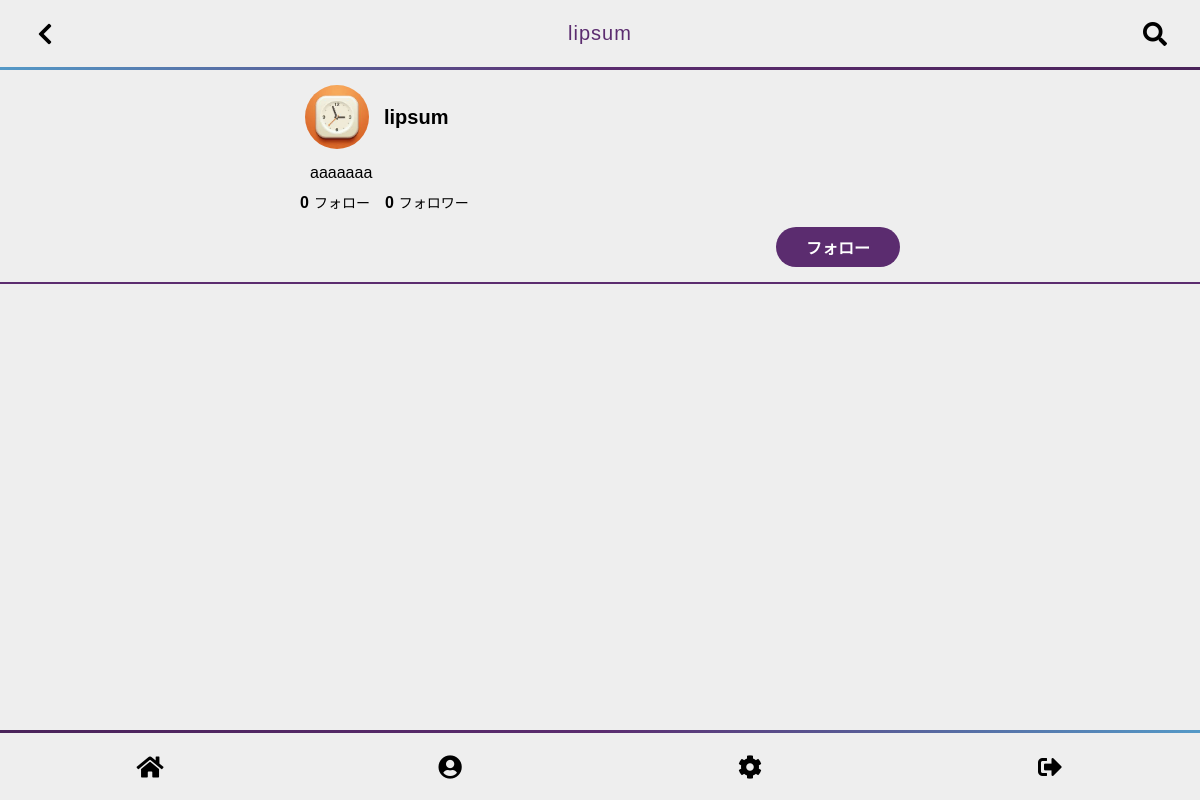
/profile/index.php?id=13 (signed in), run on an earlier commit of the app's database.
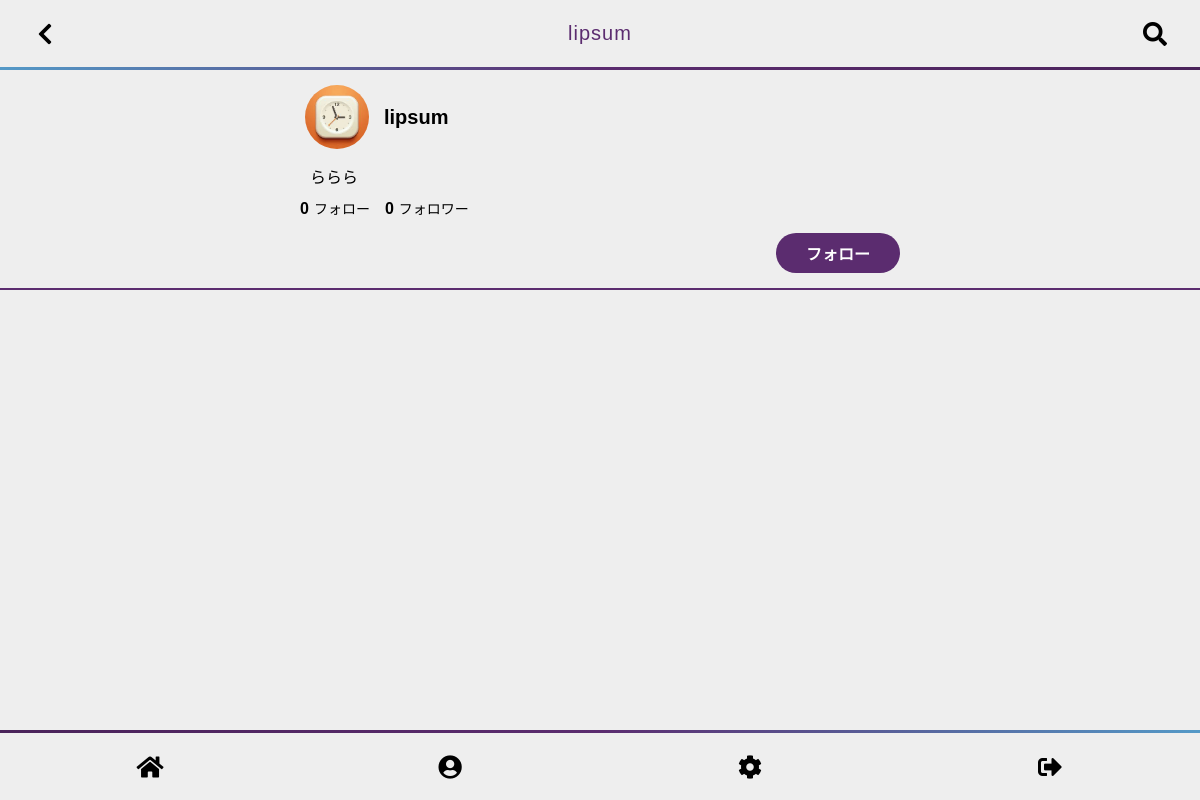
And on a later commit of the database.
### tables this page shows
CREATE TABLE "members" (
	"id"	INTEGER,
	"name"	VARCHAR(255),
	"email"	VARCHAR(255),
	"password"	VARCHAR(255),
	"image"	TEXT,
	"bio"	TEXT,
	"created"	DATETIME,
	"modified"	TIMESTAMP,
	PRIMARY KEY("id" AUTOINCREMENT)
);

### func.php (called while the page is built, shortened)
<?php
function h($string)
{
  if (!empty($string)) {
    return htmlspecialchars($string, ENT_QUOTES, 'UTF-8', true);
  }
}
class Template
{
  function setValue_tpl_header($heading)
  {
    $this->heading = $heading;
  }
  function show($tplType)
  {
    $v = $this;
    switch ($tplType) {
      case TPL_HEADER_BAR:
        $tplfile = 'header_bar.tpl.php';
        break;
      case TPL_FOOTER_BAR:
        $tplfile = 'footer_bar.tpl.php';
        break;
    }
    include($_SERVER['DOCUMENT_ROOT'] . "/tpl/{$tplfile}");
  }
}

### profile/index.php (the view, shortened to what this page needs)
<?php
require($_SERVER['DOCUMENT_ROOT'] . '/func.php');
$db = dbConnect();
$tpl = new Template();
?>
<!DOCTYPE html>
<html lang="ja">
<head>
  <link href="https://use.fontawesome.com/releases/v5.14.0/css/all.css" rel="stylesheet">
  <link rel="stylesheet" href="/css/general.css">
</head>
<body>
  <?php
  $sql = 'SELECT * FROM members WHERE id = :id';
  $profile = $db->prepare($sql);
  $profile->bindValue(':id', $_REQUEST['id']);
  $profile->execute();
  foreach ($profile as $m) {
    $member = $m;
  }
  $tpl->setValue_tpl_header($member['name']);
  $tpl->show(TPL_HEADER_BAR);
  ?>
  <main class="main" id="main">
    <div class="profile">
      <div class="profile_content">
        <div class="profile_heading">
          <div class="profile_image">
            <img src="<?php echo $member['image']; ?>" alt="<?php echo $member['name']; ?>">
          </div>
          <div class="profile_name">
            <div class="profile_name_text">
              <?php echo $member['name']; ?>
            </div>
          </div>
        </div>
        <div class="profile_exp">
          <?php echo nl2br(h($member['bio'])); ?>
        </div>
        <div class="profile_follow_group">
          <div class="profile_follow_list">
            <?php
            $sql = 'SELECT COUNT(*) AS follow_cnt FROM follow WHERE member_id = :member_id';
            $stmt = $db->prepare($sql);
            $stmt->bindValue(':member_id', $member['id']);
            $stmt->execute();
            $follow = $stmt->fetchColumn();
            ?>
            <span class="follow_num"><?php echo $follow; ?></span>フォロー
          </div>
          <div class="profile_follow_list">
            <?php
            $sql = 'SELECT COUNT(*) AS follow_cnt FROM follow WHERE follow_id = :follow_id';
            $stmt = $db->prepare($sql);
            $stmt->bindValue(':follow_id', $member['id']);
            $stmt->execute();
            $follower = $stmt->fetchColumn();
            ?>
            <span class="follow_num"><?php echo $follower; ?></span>フォロワー
          </div>
          <?php
          $sql = 'SELECT COUNT(*) AS follow_cnt FROM follow WHERE member_id = :member_id AND follow_id = :follow_id';
          $stmt = $db->prepare($sql);
          $stmt->bindValue(':member_id', $_SESSION['id']);
          $stmt->bindValue(':follow_id', $member['id']);
          $stmt->execute();
          $follow = $stmt->fetchColumn();
          if ($_REQUEST['id'] != $_SESSION['id']) : ?>
            <?php if ($follow == 0) : ?>
              <div class="follow_btn">
                <form action="/follow/" method="post">
                  <input type="submit" value="フォロー">
                </form>
              </div>
            <?php endif; ?>
          <?php endif; ?>
        </div>
      </div>
    </div>
  </main>
  <?php
  $tpl->show(TPL_FOOTER_BAR);
  ?>
</body>
</html>

### tpl/header_bar.tpl.php
<header class="header">
  <div class="header_group">
    <?php if (!empty($_SESSION['id'])) : ?>
      <div class="header_list header_menu_left menu_icon">
        <?php if ($_SERVER['REQUEST_URI'] != '/') : ?>
          <a onclick="history.back();"><i class="fas fa-chevron-left"></i></a>
        <?php else : ?>
          <a href="/"><i class="fas fa-pen-nib"></i></a>
        <?php endif; ?>
      </div>
    <?php endif; ?>
    <div class="header_list header_logo">
      <a href="/">
        <?php echo $v->heading; ?>
      </a>
    </div>
    <?php if (!empty($_SESSION['id'])) : ?>
      <div class="header_list header_menu_right menu_icon">
        <i class="fas fa-search"></i>
      </div>
    <?php endif; ?>
  </div>
</header>

### tpl/footer_bar.tpl.php
<footer class="footer">
  <div class="footer_group">
    <div class="footer_list menu_icon">
      <a href="/"><i class="fas fa-home"></i></a>
    </div>
    <div class="footer_list menu_icon">
      <a href="/profile/?id=<?php echo $_SESSION['id']; ?>"><i class="fas fa-user-circle"></i></a>
    </div>
    <div class="footer_list menu_icon">
      <a href="/edit/"><i class="fas fa-cog"></i></a>
    </div>
    <div class="footer_list menu_icon">
      <a href="/logout/"><i class="fas fa-sign-out-alt"></i></a>
    </div>
  </div>
</footer>

### css/general.css (style rules this page uses)
:root { --main-color: #5b2c6f; --sub-color: #ead6f1; --nice-color: #e74c3c; --background-color: #eee; --text-color: #111; --border-color: #888; --header-bar-height: 70px; --footer-bar-height: 70px; }
* { box-sizing: border-box; font-family: sans-serif; }
body { background-color: var(--background-color); margin: 0; }
a { text-decoration: none; color: var(--background-color); }
.header { display: flex; flex-direction: row; align-items: center; justify-content: center; position: fixed; top: 0; left: 0; width: 100%; height: var(--header-bar-height); background-color: var(--background-color); border-bottom: 3px solid var(--main-color); border-image: linear-gradient(to right, #5499c7, var(--main-color), #4a235a); border-image-slice: 1; }
.header * { color: #000; }
.header_group { display: flex; flex-direction: row; align-items: center; justify-content: center; }
.header_list { display: flex; flex-direction: column; align-items: center; justify-content: center; }
.header_menu_left, .header_menu_right { width: var(--header-bar-height); }
.header_logo { width: calc(100vw - var(--header-bar-height) * 2); font-size: 20px; letter-spacing: 1px; }
.header_logo a { width: 70%; color: var(--main-color); text-align: center; text-overflow: ellipsis; overflow: hidden; white-space: nowrap; }
.footer { display: flex; flex-direction: row; align-items: center; justify-content: center; position: fixed; bottom: 0; left: 0; width: 100%; height: var(--footer-bar-height); background-color: var(--background-color); border-top: 3px solid var(--main-color); border-image: linear-gradient(to left, #5499c7, var(--main-color), #4a235a); border-image-slice: 1; }
.footer_group { display: flex; flex-direction: row; align-items: center; justify-content: center; flex-wrap: wrap; width: 100%; }
.footer_list { display: flex; flex-direction: row; align-items: center; justify-content: center; width: 25%; }
.menu_icon { font-size: 24px; width: 50px; height: 50px; border-radius: 100%; cursor: pointer; transition: background-color .3s ease-in-out; }
.menu_icon a { display: flex; flex-direction: row; align-items: center; justify-content: center; color: #000; }
.footer_list.menu_icon { margin: 0 calc((25% - 50px) / 2); }
.main { display: flex; flex-direction: column; width: 100%; height: calc(100vh - var(--header-bar-height) - var(--footer-bar-height)); overflow-y: scroll; margin: var(--footer-bar-height) auto 0; background-color: var(--background-color); }
.profile { display: flex; flex-direction: column; justify-content: center; width: 100%; margin: 0 auto; align-items: top; border-bottom: 2px solid var(--main-color); padding: 10px; }
.profile .profile_content { width: 90%; max-width: 600px; margin: 0 auto; }
.profile .profile_heading { display: flex; flex-direction: row; align-items: center; justify-content: left; margin-bottom: 5px; }
.profile .profile_image { display: flex; width: 64px; height: 64px; margin: 5px; }
.profile .profile_image img { display: flex; border-radius: 100%; width: 100%; height: 100%; object-fit: cover; }
.profile .profile_name { display: flex; margin-left: 10px; font-weight: bold; max-width: 60vw; }
.profile .profile_name .profile_name_text { width: 100%; word-break: break-word; font-size: 20px; }
.profile .profile_exp { width: 100%; padding: 5px 10px 10px; word-break: break-word; }
.profile .profile_follow_group { width: 100%; display: flex; flex-wrap: wrap; flex-direction: row; align-items: center; }
.profile .profile_follow_list { display: flex; justify-content: left; align-items: baseline; margin-right: 15px; font-size: 14px; }
.profile .profile_follow_list span.follow_num { font-size: 16px; margin-right: 5px; font-weight: bold; }
.profile .follow_btn { display: flex; justify-content: right; align-items: center; width: 100%; }
.profile .follow_btn input { display: flex; align-items: center; justify-content: center; height: 40px; border-radius: 20px; padding: 0 30px; outline: none; border: none; background-color: var(--main-color); color: #fff; cursor: pointer; font-weight: bold; transition: opacity .3s ease-in-out; font-size: 16px; margin-top: 15px; margin-bottom: 5px; }

What changed in the data, as far as the page shows it:
changed members "lipsum": bio "aaaaaaa" → "ららら"
